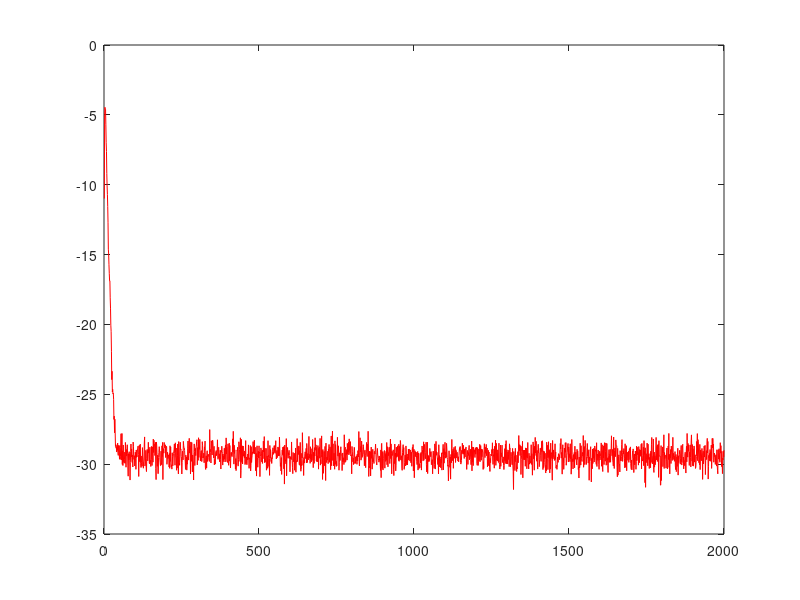

The MATLAB script that drew this image:
clc ; clear all ; close all ; 

% System Definition 
w_sys = [1,2,1] ;

N = 3 ; % Length of the weight vector 
L = 3 ; % Number of previous vectors

mu = 0.1 ; % Learning Rate
gamma = 0.001 ;
iterations = 100 ; % Iterations 

inp_len = 2000 ;
SNR = 30 ;

for iter = 1 : iterations 

    input = rand(1,inp_len) - 0.5; % Random signal
    % input = [0 input] ;
    system_noise = awgn(input,SNR) - input ; % White Gaussian Noise 

    sys_inp = zeros(L + 1 , N) ;
    curr_inp = zeros(1,N) ;
    w_APA = zeros(1,N) ;

    iter
    for i = 1 : inp_len

        % Creating previous vectors
        curr_inp = [input(i) curr_inp(1:end - 1)] ;
        sys_inp = [curr_inp; sys_inp(1:end - 1, :)];
        
        filter_out = w_APA * sys_inp' ; % Filter Output
        sys_out = w_sys * sys_inp' + system_noise(i) ; % System Output

        error = sys_out - filter_out ; % Error 

        err(i) = w_sys * curr_inp' + system_noise(i) - w_APA * curr_inp' ;

        % w_APA = w_APA + mu * error * sys_inp  ; % Update Rule 
        w_APA = w_APA + (mu * sys_inp' * inv(((sys_inp * sys_inp') + gamma * eye(L + 1))) * error')' ; % Update Rule 

    end 
    err_ensemble(iter,:) = err .^ 2 ;
end 

plot(10 * log10(mean(err_ensemble)),'r') ; hold on ; 